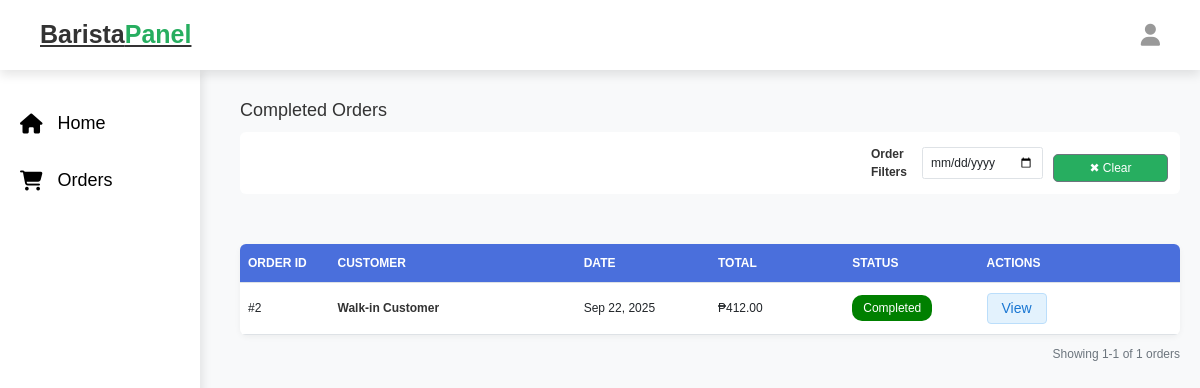
Page /barista_orders.php (signed in) on the earlier database version.
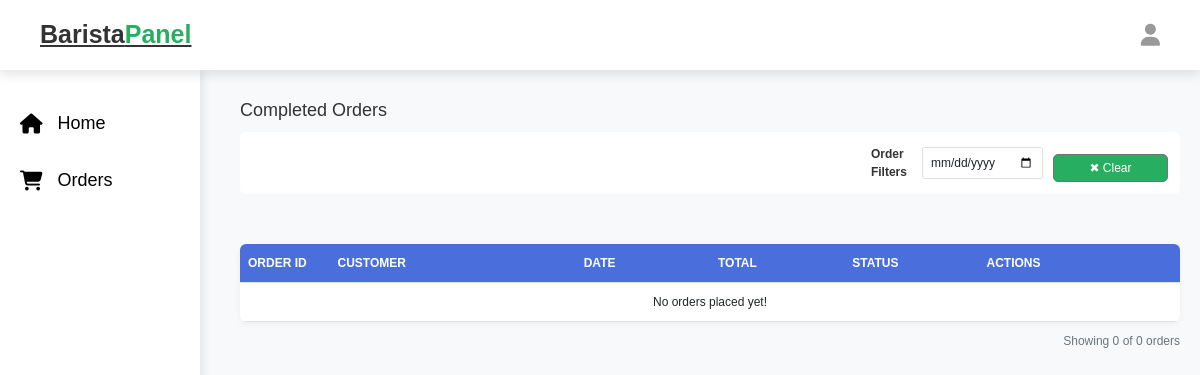
Same page on the later database version.
### tables this page shows
CREATE TABLE `orders` (
  `id` int NOT NULL,
  `user_id` int NOT NULL,
  `name` varchar(100) NOT NULL,
  `number` varchar(12) NOT NULL,
  `email` varchar(100) NOT NULL,
  `method` varchar(50) NOT NULL,
  `address` varchar(500) NOT NULL,
  `status` enum('pending','received','preparing','pick-up','on the way','completed') NOT NULL DEFAULT 'pending',
  `type` enum('coffee','religious') NOT NULL,
  `updated_by_cashier` text,
  `updated_by_barista` text,
  `receipt` varchar(255) DEFAULT NULL,
  `is_walk_in` tinyint(1) NOT NULL DEFAULT '0',
  `placed_on` timestamp NOT NULL DEFAULT CURRENT_TIMESTAMP ON UPDATE CURRENT_TIMESTAMP,
  `created_at` timestamp NULL DEFAULT CURRENT_TIMESTAMP,
  `updated_at` timestamp NULL DEFAULT CURRENT_TIMESTAMP ON UPDATE CURRENT_TIMESTAMP
);

### enums/OrderStatusEnum.php (called while the page is built, shortened)
<?php
enum OrderStatusEnum: string
{
    public function label(): string
    {
        return match ($this) {
            self::Pending => 'Pending',
            self::Preparing => 'Preparing',
            self::PickUp => 'Pick-Up',
            self::OnTheWay => 'On The Way',
            self::Completed => 'Completed',
        };
    }
    public function color(): string
    {
        return match ($this) {
            self::Pending => '#FF0000',
            self::Preparing => '#FFFF00',
            self::PickUp => '#FFA500',
            self::OnTheWay => '#0000FF',
            self::Completed => '#008000',
        };
    }
}

### helpers/FormatHelper.php (called while the page is built, shortened)
<?php
require_once 'enums/OrderStatusEnum.php';
class FormatHelper
{
    public static function formatOrders($orders, \PDO $conn): array
    {
        $formatted_orders = [];
        foreach ($orders as $order) {
            $formatted_orders[] = [
                'order_id' => $order['order_id'],
                'name' => htmlspecialchars($order['name']),
                'number' => htmlspecialchars($order['number'] ?? ''),
                'email' => htmlspecialchars($order['email']),
                'placed_on' => date('M d, Y', strtotime($order['placed_on'])),
                'type' => htmlspecialchars($order['type']),
                'status' => [
                    'value' => htmlspecialchars($order['status']),
                    'label' => OrderStatusEnum::from($order['status'])->label(),
                    'color' => OrderStatusEnum::from($order['status'])->color()
                ],
                'total_price' => number_format((int) $order['total_price'], 2),
                'products' => array_filter(array_map(function ($product_id) use ($conn, $order) {
                    $select_product = $conn->prepare("SELECT * FROM `products` WHERE id = ?");
                    $select_product->execute([$product_id]);
                    $product = $select_product->fetch(\PDO::FETCH_ASSOC);
                    $select_order_product = $conn->prepare("SELECT * FROM `order_products` WHERE order_id = ? AND product_id = ?");
                    $select_order_product->execute([$order['order_id'], $product_id]);
                    $order_product = $select_order_product->fetch(\PDO::FETCH_ASSOC);
                    $product['quantity'] = $order_product['quantity'];
                    $product['subtotal'] = $order_product['subtotal'];
                    if ($product['type'] === 'religious' || $product['type'] === 'coffee') {
                        return [
                            'id' => $product['id'],
                            'name' => htmlspecialchars($product['name'] ?? '', ENT_QUOTES, 'UTF-8'),
                            'quantity' => htmlspecialchars($product['quantity'] ?? '0', ENT_QUOTES, 'UTF-8'),
                            'price' => number_format($product['price'] ?? 0, 2),
                            'subtotal' => number_format($product['subtotal'] ?? 0, 2),
                            'cup_sizes' => json_decode($order_product['cup_sizes'] ?? '[]', true) ?: [],
                            'ingredients' => $product['type'] === 'coffee' ? array_map(function ($ingredient) {
                                return [
                                    'name' => htmlspecialchars($ingredient['name'] ?? '', ENT_QUOTES, 'UTF-8'),
                                    'level' => htmlspecialchars($ingredient['level'] ?? '', ENT_QUOTES, 'UTF-8')
                                ];
                            }, json_decode($order_product['ingredients'] ?? '[]', true) ?: []) : [],
                            'add_ons' => $product['type'] === 'coffee' ? array_map(function ($addOn) {
                                return [
                                    'name' => htmlspecialchars($addOn['name'] ?? '', ENT_QUOTES, 'UTF-8'),
                                    'price' => number_format($addOn['price'] ?? 0, 2)
                                ];
                            }, json_decode($order_product['add_ons'] ?? '[]', true) ?: []) : [],
                        ];
                    }
                    return null;
                }, explode(',', $order['product_ids'])))
            ];
            usort($formatted_orders, function ($a, $b) {
                return $a['order_id'] <=> $b['order_id'];
            });
        }
        return $formatted_orders;
    }
}

### barista_orders.php (the view, shortened to what this page needs)
<?php
@include 'config.php';
require_once 'enums/OrderStatusEnum.php';
require_once 'helpers/FormatHelper.php';
$barista = $_SESSION['barista_name'] ?? 'Unknown';
$select_orders = $conn->prepare("
    SELECT
        o.id AS order_id,
        o.name,
        o.email,
        o.placed_on,
        o.status,
        o.type,
        GROUP_CONCAT(op.product_id) AS product_ids,
        (SELECT SUM(op2.subtotal) FROM `order_products` op2 WHERE op2.order_id = o.id) AS total_price
    FROM `orders` o
    LEFT JOIN `order_products` op ON o.id = op.order_id
    WHERE o.status = ?  AND o.updated_by_cashier = ?  AND o.type = 'coffee'
    GROUP BY o.id
");
$select_orders->execute(['completed', $barista]);
$orders = $select_orders->fetchAll(PDO::FETCH_ASSOC);
$orders = FormatHelper::formatOrders($orders, $conn);
?>
<!DOCTYPE html>
<html lang="en">
<head>
    <link rel="stylesheet" href="https://cdnjs.cloudflare.com/ajax/libs/font-awesome/6.1.1/css/all.min.css">
    <link rel="stylesheet" href="https://cdn.jsdelivr.net/npm/bootstrap@5.3.0/dist/css/bootstrap.min.css">
    <link rel="stylesheet" href="css/admin_style.css">
</head>
<body>
    <?php include 'barista_header.php'; ?>
    <div class="admin-container">
        <div class="d-flex justify-content-between align-items-center mb-3">
            <h2 class="mb-0" style="font-size: 18px;">Completed Orders</h2>
        </div>
        <div class="filter-section">
            <div class="filter-container">
                <label class="me-2 fw-bold" style="font-size: 12px;">Order Filters</label>
                <input type="date" class="form-control form-control-sm" style="width: 140px;" id="dateFilter">
                <button class="btn btn-sm btn-outline-secondary" style="font-size: 12px;" id="clearFilters">✖
                    Clear</button>
            </div>
        </div>
        <div class="card">
            <div class="table-responsive">
                <table class="table table-hover">
                    <thead>
                        <tr>
                            <th style="width: 8%">ORDER ID</th>
                            <th style="width: 22%">CUSTOMER</th>
                            <th style="width: 12%">DATE</th>
                            <th style="width: 12%">TOTAL</th>
                            <th style="width: 12%">STATUS</th>
                            <th style="width: 18%">ACTIONS</th>
                        </tr>
                    </thead>
                    <tbody>
                        <?php if (!empty($orders)): ?>
                            <?php foreach ($orders as $order): ?>
                                <?php
                                $order_date = date('M d, Y', strtotime($order['placed_on']));
                                ?>
                                <tr data-id="<?= $order['order_id'] ?>" data-status="<?= $order['status']['value'] ?>"
                                    data-date="<?= date('Y-m-d', strtotime($order['placed_on'])) ?>">
                                    <td>#<?= $order['order_id'] ?></td>
                                    <td>
                                        <div class="fw-semibold" style="font-size: 12px;">
                                            <?= htmlspecialchars($order['name']) ?>
                                        </div>
                                    </td>
                                    <td><?= $order_date ?></td>
                                    <td>₱<?= number_format((float) str_replace(',', '', $order['total_price']), 2) ?></td>
                                    <td>
                                        <span class="status-badge"
                                            style="background-color: <?= $order['status']['color'] ?>; color: white;">
                                            <?= $order['status']['label'] ?>
                                        </span>
                                    </td>
                                    <td>
                                        <button class="action-btn btn-view" data-bs-toggle="modal"
                                            data-bs-target="#viewOrderModal-<?= $order['order_id'] ?>">
                                            View
                                        </button>
                                    </td>
                                </tr>
                            <?php endforeach; ?>
                        <?php else: ?>
                            <tr>
                                <td colspan="6" class="empty-orders">No orders placed yet!</td>
                            </tr>
                        <?php endif; ?>
                    </tbody>
                </table>
            </div>
        </div>
        <div class="pagination-info">
            Showing <?= !empty($orders) ? '1-' . count($orders) : '0' ?> of <?= count($orders) ?> orders
        </div>
    </div>
</body>
</html>

### barista_header.php (shortened to what this page needs)
<!DOCTYPE html>
<html lang="en">
<head>
   <link rel="stylesheet" href="css/admin_header.css">
</head>
<body>
   <header class="header">
      <div class="flex">
         <a href="barista_page.php" class="logo">Barista<span>Panel</span></a>
         <div class="icons">
            <div id="user-btn" class="fas fa-user"></div>
         </div>
      </div>
   </header>
   <?php include 'barista_sidebar.php'; ?>
</body>
</html>

### barista_sidebar.php (shortened to what this page needs)
<!DOCTYPE html>
<html lang="en">
<head>
   <link rel="stylesheet" href="css/admin_sidebar.css">
</head>
<body>
<aside class="sidebar">
   <nav class="navbar">
      <a href="barista_page.php"><i class="fas fa-home"></i> Home</a>
      <div class="dropdown menu-section">
         <a href="#" class="dropdown-btn"><i class="fas fa-shopping-cart"></i> Orders</a>
      </div>
   </nav>
</aside>
</body>
</html>

### css/admin_header.css (style rules this page uses)
.header { width: 100%; height: 70px; background-color: white; color: #fff; display: flex; align-items: center; justify-content: space-between; padding: 0 20px; position: fixed; top: 0; left: 0; z-index: 1001; }
.header .logo { font-size: 24px; font-weight: bold; color: #333; }
.header .logo span { color: #0f0; }
.header .icons { display: flex; align-items: center; gap: 15px; }
.header .icons #user-btn { font-size: 22px; cursor: pointer; color: #999; }
.flex { width: 100%; display: flex; justify-content: space-between; align-items: center; }

### css/admin_sidebar.css (style rules this page uses)
.sidebar { width: 200px; height: calc(100vh - 70px); background-color: white; color: #000; position: fixed; top: 70px; left: 0; display: flex; flex-direction: column; padding-top: 20px; box-shadow: 2px 0 10px rgba(0, 0, 0, 0.1); z-index: 1000; }
.sidebar .navbar a { color: #000; text-decoration: none; padding: 15px 20px; display: flex; align-items: center; font-size: 18px; transition: background 0.3s, padding-left 0.3s; }
.sidebar .navbar a i { margin-right: 15px; font-size: 20px; color: #000; }
.menu-section { margin-bottom: 15px; display: block; }
.dropdown-btn i { color: darkgreen; }
.sidebar { max-height: 100vh; overflow-y: auto; scrollbar-width: thin; scrollbar-color: darkgreen #f1f1f1; }

### css/components.css (style rules this page uses)
:root { --green:#27ae60; --orange:#f39c12; --red:#e74c3c; --black:#333; --light-color:#666; --white:#fff; --light-bg:#f6f6f6; --border:.2rem solid var(--black); --box-shadow:0 .5rem 1rem rgba(0,0,0,.1); }
* { font-family: 'Nabla', sans-serif; margin:0; padding:0; box-sizing: border-box; outline: none; border:none; text-decoration: none; color:var(--black); }
body { background-color: var(--light-bg); }
html { font-size: 62.5%; overflow-x: hidden; scroll-behavior: smooth; scroll-padding-top: 6.5rem; }
.btn, .delete-btn, .option-btn { display: block; width: 100%; margin-top: 1rem; border-radius: .5rem; color:var(--white); font-size: 2rem; padding:1.3rem 3rem; text-transform: capitalize; cursor: pointer; text-align: center; }
.btn { background-color: var(--green); }
.header { background: var(--white); position: sticky; top:0; left:0; right:0; z-index: 1000; box-shadow: var(--box-shadow); }
.header .flex { display: flex; align-items: center; justify-content: space-between; padding:2rem; margin: 0 auto; max-width: 1200px; position: relative; }
.header .flex .logo { font-size: 2.5rem; color:var(--black); margin-right: 100px; }
.header .flex .logo span { color:var(--green); }
.header .flex .icons > * { font-size: 2.5rem; color:var(--light-color); cursor: pointer; margin-left: 1.5rem; }

### barista_orders.php (style rules this page uses)
body { font-family: 'Segoe UI', Tahoma, Geneva, Verdana, sans-serif; background-color: #f8f9fa; font-size: 14px; }
.admin-container { margin-left: 220px; padding: 20px; margin-top: 80px; }
.card { border-radius: 8px; box-shadow: 0 2px 6px rgba(0, 0, 0, 0.05); border: none; margin-top: 50px; }
.table-responsive { border-radius: 6px; overflow: hidden; }
.table { margin-bottom: 0; width: 100%; table-layout: fixed; }
.table thead th { background-color: #4a6fdc; color: white; font-weight: 600; padding: 10px 8px; font-size: 12px; white-space: nowrap; }
.table tbody td { padding: 10px 8px; vertical-align: middle; font-size: 12px; word-wrap: break-word; }
.filter-section { background-color: white; padding: 12px; border-radius: 6px; margin-bottom: 15px; display: flex; justify-content: flex-end; }
.filter-container { display: flex; align-items: center; gap: 10px; }
.pagination-info { font-size: 12px; color: #6c757d; margin-top: 10px; text-align: right; }
.empty-orders { padding: 20px; font-size: 14px; text-align: center; color: #666; }
.form-control, .form-select { font-size: 12px; padding: 5px 8px; height: 32px; }
.btn-sm { padding: 4px 8px; font-size: 12px; }
.status-badge { padding: 4px 8px; border-radius: 10px; font-size: 12px; font-weight: 500; display: inline-block; min-width: 80px; text-align: center; }
.action-btn { padding: 4px 8px; border-radius: 4px; font-size: 14px; margin-right: 4px; display: inline-block; text-align: center; min-width: 60px; border: 1px solid transparent; cursor: pointer; }
.btn-view { background-color: #e3f2fd; color: #1976d2; border-color: #bbdefb; }

Differences in the rows shown:
removed orders: id "2", name "Walk-in Customer", order_date "Sep 22, 2025", total_price "412.00", label "Completed"
Other differences:
count($orders): "1" → "0"
count($orders): "1" → (not shown)
text no longer shown: "1-"
text now shown: "No orders placed yet! 0"
